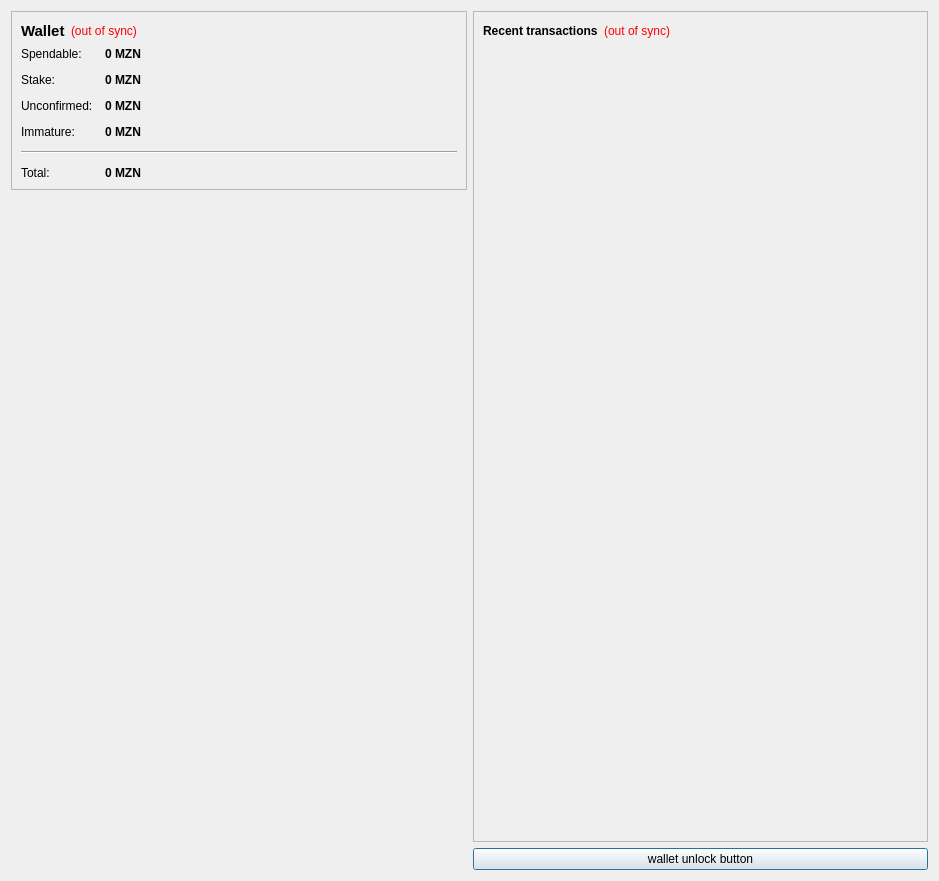
<?xml version="1.0" encoding="UTF-8"?>
<ui version="4.0">
 <class>OverviewPage</class>
 <widget class="QWidget" name="OverviewPage">
  <property name="geometry">
   <rect>
    <x>0</x>
    <y>0</y>
    <width>939</width>
    <height>881</height>
   </rect>
  </property>
  <property name="windowTitle">
   <string>Form</string>
  </property>
  <layout class="QHBoxLayout" name="horizontalLayout" stretch="0,0">
   <item>
    <layout class="QVBoxLayout" name="verticalLayout_2">
     <item>
      <widget class="QFrame" name="frame">
       <property name="frameShape">
        <enum>QFrame::StyledPanel</enum>
       </property>
       <property name="frameShadow">
        <enum>QFrame::Raised</enum>
       </property>
       <layout class="QVBoxLayout" name="verticalLayout_4">
        <item>
         <layout class="QHBoxLayout" name="horizontalLayout_4">
          <item>
           <widget class="QLabel" name="label_5">
            <property name="font">
             <font>
              <pointsize>11</pointsize>
              <weight>75</weight>
              <bold>true</bold>
             </font>
            </property>
            <property name="text">
             <string>Wallet</string>
            </property>
           </widget>
          </item>
          <item>
           <widget class="QLabel" name="labelWalletStatus">
            <property name="toolTip">
             <string>The displayed information may be out of date. Your wallet automatically synchronizes with the Mazon network after a connection is established, but this process has not completed yet.</string>
            </property>
            <property name="styleSheet">
             <string notr="true">QLabel { color: red; }</string>
            </property>
            <property name="text">
             <string notr="true">(out of sync)</string>
            </property>
            <property name="alignment">
             <set>Qt::AlignLeading|Qt::AlignLeft|Qt::AlignVCenter</set>
            </property>
           </widget>
          </item>
          <item>
           <spacer name="horizontalSpacer_2">
            <property name="orientation">
             <enum>Qt::Horizontal</enum>
            </property>
            <property name="sizeHint" stdset="0">
             <size>
              <width>40</width>
              <height>20</height>
             </size>
            </property>
           </spacer>
          </item>
         </layout>
        </item>
        <item>
         <layout class="QFormLayout" name="formLayout_2">
          <property name="fieldGrowthPolicy">
           <enum>QFormLayout::AllNonFixedFieldsGrow</enum>
          </property>
          <property name="horizontalSpacing">
           <number>12</number>
          </property>
          <property name="verticalSpacing">
           <number>12</number>
          </property>
          <item row="0" column="0">
           <widget class="QLabel" name="label">
            <property name="text">
             <string>Spendable:</string>
            </property>
           </widget>
          </item>
          <item row="0" column="1">
           <widget class="QLabel" name="labelBalance">
            <property name="font">
             <font>
              <weight>75</weight>
              <bold>true</bold>
             </font>
            </property>
            <property name="cursor">
             <cursorShape>IBeamCursor</cursorShape>
            </property>
            <property name="toolTip">
             <string>Your current spendable balance</string>
            </property>
            <property name="text">
             <string notr="true">0 MZN</string>
            </property>
            <property name="textInteractionFlags">
             <set>Qt::LinksAccessibleByMouse|Qt::TextSelectableByKeyboard|Qt::TextSelectableByMouse</set>
            </property>
           </widget>
          </item>
          <item row="1" column="0">
           <widget class="QLabel" name="label_6">
            <property name="text">
             <string>Stake:</string>
            </property>
           </widget>
          </item>
          <item row="1" column="1">
           <widget class="QLabel" name="labelStake">
            <property name="font">
             <font>
              <weight>75</weight>
              <bold>true</bold>
             </font>
            </property>
            <property name="cursor">
             <cursorShape>IBeamCursor</cursorShape>
            </property>
            <property name="toolTip">
             <string>Total of coins that was staked, and do not yet count toward the current balance</string>
            </property>
            <property name="text">
             <string notr="true">0 MZN</string>
            </property>
            <property name="textInteractionFlags">
             <set>Qt::LinksAccessibleByMouse|Qt::TextSelectableByKeyboard|Qt::TextSelectableByMouse</set>
            </property>
           </widget>
          </item>
          <item row="2" column="0">
           <widget class="QLabel" name="label_3">
            <property name="text">
             <string>Unconfirmed:</string>
            </property>
           </widget>
          </item>
          <item row="2" column="1">
           <widget class="QLabel" name="labelUnconfirmed">
            <property name="font">
             <font>
              <weight>75</weight>
              <bold>true</bold>
             </font>
            </property>
            <property name="cursor">
             <cursorShape>IBeamCursor</cursorShape>
            </property>
            <property name="toolTip">
             <string>Total of transactions that have yet to be confirmed, and do not yet count toward the current balance</string>
            </property>
            <property name="text">
             <string notr="true">0 MZN</string>
            </property>
            <property name="textInteractionFlags">
             <set>Qt::LinksAccessibleByMouse|Qt::TextSelectableByKeyboard|Qt::TextSelectableByMouse</set>
            </property>
           </widget>
          </item>
          <item row="3" column="0">
           <widget class="QLabel" name="labelImmatureText">
            <property name="text">
             <string>Immature:</string>
            </property>
           </widget>
          </item>
          <item row="3" column="1">
           <widget class="QLabel" name="labelImmature">
            <property name="font">
             <font>
              <weight>75</weight>
              <bold>true</bold>
             </font>
            </property>
            <property name="toolTip">
             <string>Mined balance that has not yet matured</string>
            </property>
            <property name="text">
             <string notr="true">0 MZN</string>
            </property>
            <property name="textInteractionFlags">
             <set>Qt::LinksAccessibleByMouse|Qt::TextSelectableByKeyboard|Qt::TextSelectableByMouse</set>
            </property>
           </widget>
          </item>
          <item row="4" column="0" colspan="2">
           <widget class="Line" name="line">
            <property name="orientation">
             <enum>Qt::Horizontal</enum>
            </property>
           </widget>
          </item>
          <item row="5" column="0">
           <widget class="QLabel" name="labelTotalText">
            <property name="text">
             <string>Total:</string>
            </property>
           </widget>
          </item>
          <item row="5" column="1">
           <widget class="QLabel" name="labelTotal">
            <property name="font">
             <font>
              <weight>75</weight>
              <bold>true</bold>
             </font>
            </property>
            <property name="cursor">
             <cursorShape>IBeamCursor</cursorShape>
            </property>
            <property name="toolTip">
             <string>Your current total balance</string>
            </property>
            <property name="text">
             <string notr="true">0 MZN</string>
            </property>
            <property name="textInteractionFlags">
             <set>Qt::LinksAccessibleByMouse|Qt::TextSelectableByKeyboard|Qt::TextSelectableByMouse</set>
            </property>
           </widget>
          </item>
         </layout>
        </item>
       </layout>
      </widget>
     </item>
     <item>
      <spacer name="verticalSpacer_4">
       <property name="orientation">
        <enum>Qt::Vertical</enum>
       </property>
       <property name="sizeHint" stdset="0">
        <size>
         <width>20</width>
         <height>40</height>
        </size>
       </property>
      </spacer>
     </item>
     <item>
      <widget class="QLabel" name="label_2">
       <property name="text">
        <string/>
       </property>
       <property name="pixmap">
        <pixmap resource="../bitcoin.qrc">:/images/Wallet_Logo</pixmap>
       </property>
       <property name="alignment">
        <set>Qt::AlignCenter</set>
       </property>
      </widget>
     </item>
     <item>
      <spacer name="verticalSpacer">
       <property name="orientation">
        <enum>Qt::Vertical</enum>
       </property>
       <property name="sizeHint" stdset="0">
        <size>
         <width>20</width>
         <height>40</height>
        </size>
       </property>
      </spacer>
     </item>
    </layout>
   </item>
   <item>
    <layout class="QVBoxLayout" name="verticalLayout_3">
     <item>
      <widget class="QFrame" name="frame_2">
       <property name="frameShape">
        <enum>QFrame::StyledPanel</enum>
       </property>
       <property name="frameShadow">
        <enum>QFrame::Raised</enum>
       </property>
       <layout class="QVBoxLayout" name="verticalLayout">
        <item>
         <layout class="QHBoxLayout" name="horizontalLayout_2">
          <item>
           <widget class="QLabel" name="label_4">
            <property name="text">
             <string>&lt;b&gt;Recent transactions&lt;/b&gt;</string>
            </property>
           </widget>
          </item>
          <item>
           <widget class="QLabel" name="labelTransactionsStatus">
            <property name="toolTip">
             <string>The displayed information may be out of date. Your wallet automatically synchronizes with the Mazon network after a connection is established, but this process has not completed yet.</string>
            </property>
            <property name="styleSheet">
             <string notr="true">QLabel { color: red; }</string>
            </property>
            <property name="text">
             <string notr="true">(out of sync)</string>
            </property>
            <property name="alignment">
             <set>Qt::AlignRight|Qt::AlignTrailing|Qt::AlignVCenter</set>
            </property>
           </widget>
          </item>
          <item>
           <spacer name="horizontalSpacer">
            <property name="orientation">
             <enum>Qt::Horizontal</enum>
            </property>
            <property name="sizeHint" stdset="0">
             <size>
              <width>40</width>
              <height>20</height>
             </size>
            </property>
           </spacer>
          </item>
         </layout>
        </item>
        <item>
         <widget class="QListView" name="listTransactions">
          <property name="styleSheet">
           <string notr="true">QListView { background: transparent; }</string>
          </property>
          <property name="frameShape">
           <enum>QFrame::NoFrame</enum>
          </property>
          <property name="verticalScrollBarPolicy">
           <enum>Qt::ScrollBarAlwaysOff</enum>
          </property>
          <property name="horizontalScrollBarPolicy">
           <enum>Qt::ScrollBarAlwaysOff</enum>
          </property>
          <property name="selectionMode">
           <enum>QAbstractItemView::NoSelection</enum>
          </property>
         </widget>
        </item>
       </layout>
      </widget>
     </item>
     <item>
      <widget class="QPushButton" name="unlockWalletButton">
       <property name="sizePolicy">
        <sizepolicy hsizetype="Minimum" vsizetype="Fixed">
         <horstretch>0</horstretch>
         <verstretch>0</verstretch>
        </sizepolicy>
       </property>
       <property name="maximumSize">
        <size>
         <width>16777214</width>
         <height>16777214</height>
        </size>
       </property>
       <property name="toolTip">
        <string/>
       </property>
       <property name="text">
        <string>wallet unlock button</string>
       </property>
       <property name="checkable">
        <bool>false</bool>
       </property>
       <property name="autoDefault">
        <bool>false</bool>
       </property>
       <property name="default">
        <bool>true</bool>
       </property>
       <property name="flat">
        <bool>false</bool>
       </property>
      </widget>
     </item>
    </layout>
   </item>
  </layout>
 </widget>
 <resources>
  <include location="../bitcoin.qrc"/>
 </resources>
 <connections/>
</ui>
